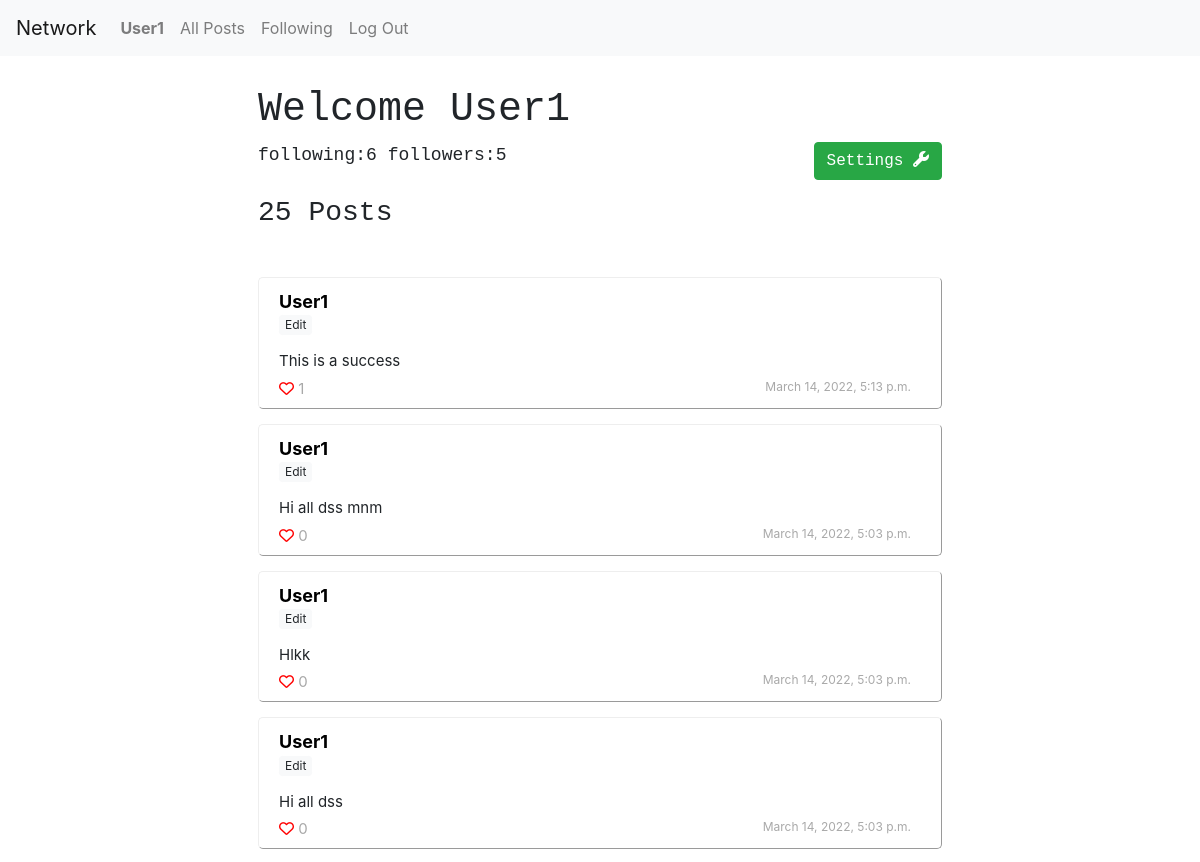
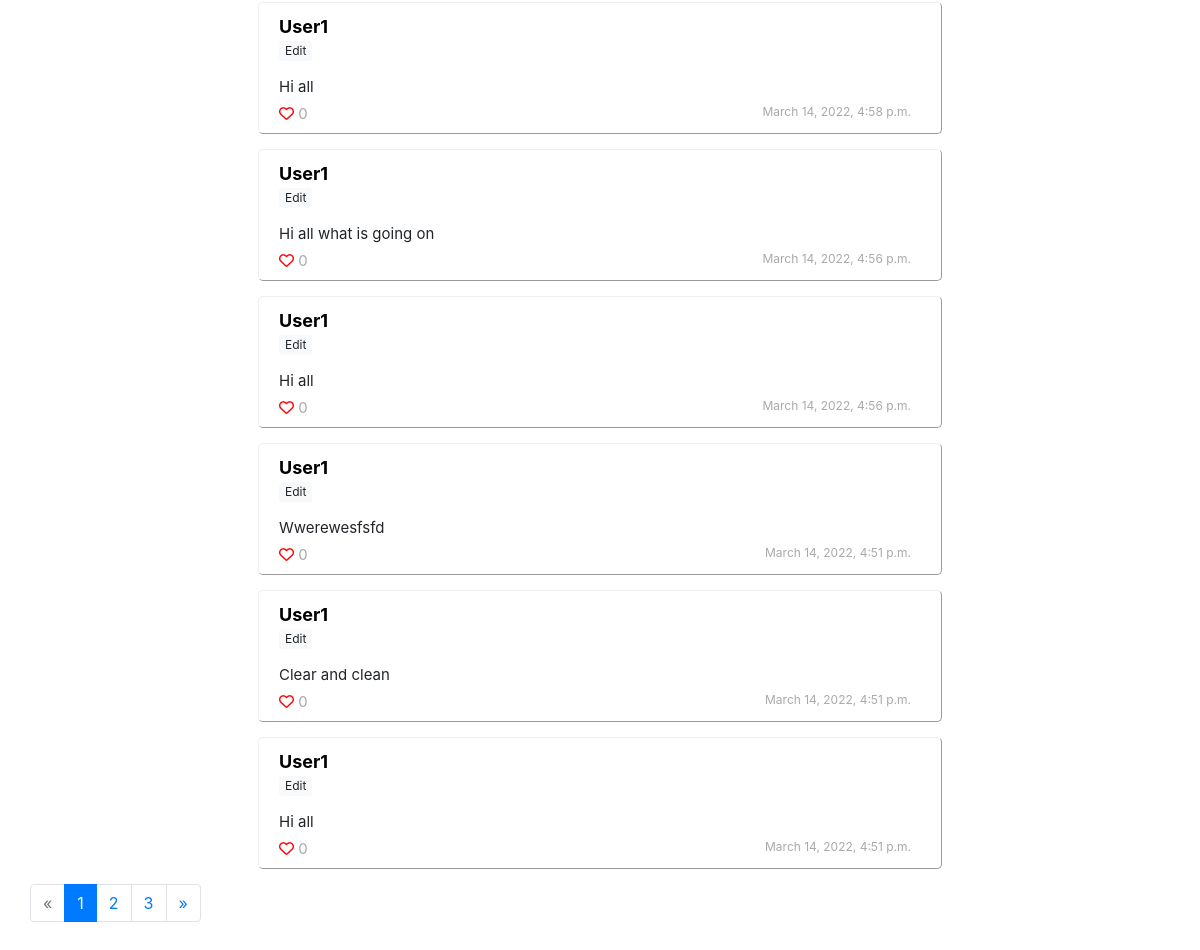
/profile (signed in), run on an earlier commit of the app's database (2 pictures, top to bottom).
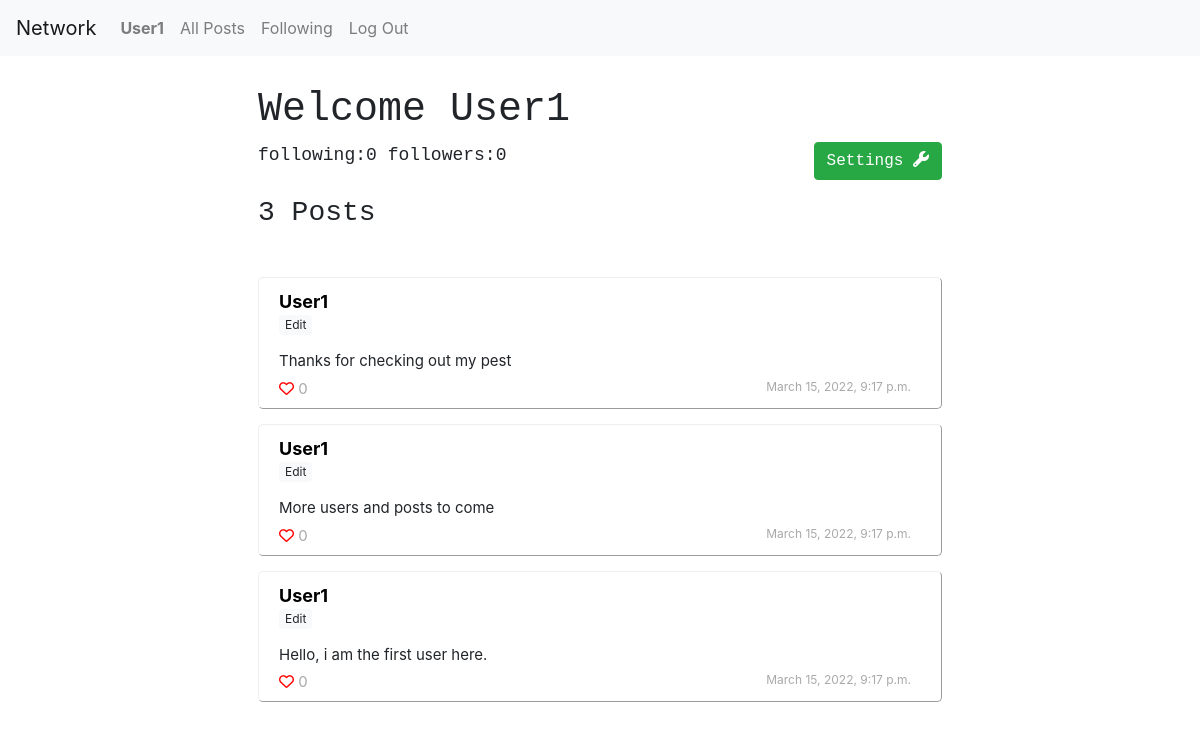
And on a later commit of the database.
### network/models.py (models this page shows, shortened)
class Posts(models.Model):
    content = models.CharField(max_length=200)
    poster = models.ForeignKey(User, on_delete=models.CASCADE, related_name="posts")
    likes = models.IntegerField(default=0)
    date = models.DateTimeField(default=timezone.now())
    likers = models.ManyToManyField(User, blank=True, related_name="posts_liked")
    def __str__(self):
        return f" \n Post: {self.content} by {self.poster} \n  {self.likers.all().count()} likes"

class User(AbstractUser, models.Model):
    followings = models.ManyToManyField('self', related_name="followers", symmetrical=False)
    def __str__(self):
        return f"{self.username} Posts { self.posts.all().count()} follows: {self.followings.all().count()} followers:{self.followers.all().count()} "

### network/views.py (the view)
# urls.py: path("profile", views.profile, name="profile"),
def profile(request):
    user = request.user
    posts = user.posts.all().order_by("-id")
    posts_count = posts.count()
    num_following = user.followings.all().count()
    num_followers = user.followers.all().count()
    current_page = request.GET.get('page', 1)
    page = paginate(posts, current_page)
    return render(request, "network/profile.html", {
        "posts": page,
        "user": user,
        "num_followers": num_followers,
        "num_following": num_following,
        "posts_count": posts_count
        })

### network/templatetags/load_functions.py (called while the page is built)
@register.filter
def likers(postid):
	post = Posts.objects.filter(id=postid)[0]
	return post.likers.all()

### network/views.py (called while the page is built)
def paginate(posts, current_page):
    paginator = Paginator(posts, 10)
    try:
        page = paginator.page(current_page)
    except PageNotAnInteger:
        page = paginator.page(1)
    except EmptyPage:
        page = paginator.page(paginator.num_pages)
    return page

### network/templates/network/profile.html (shortened to what this page needs)
{% extends "network/layout.html" %}
{% block body %}
{% load load_functions %}
     {% if user.is_authenticated %}
     <div class="followboard">
        <h1> Welcome {{user.username.capitalize}}</h1>
         <a> following:{{ num_following }} </a>
         <a> followers:{{ num_followers }}</a> <a class="btn btn-success"style="color: white; float: right;"> Settings <i class="fa-solid fa-wrench"></i></a>
         <br><br>
         <h3> {{ posts_count}} Posts</h3>
     </div>
    <div class="postcontainer">
        <br>
        {% for post in posts %}
        <div class="posts  {%if post.poster.id == user.id%} mypost{% endif %}" >
            <div class="posthead">
                <div class="poster">
                    <a class="postername {%if post.poster.id == user.id%} me{% endif %}" href="{% url 'user' post.poster.username %}"> {{post.poster.username.capitalize}}</a>
                    <div class="edit">
                        {% if post.poster.id == user.id %}
                        <button class="editlink btn btn-light btn-sm btn-sml" style="font-size: 12px; padding: 0px 5px;"> Edit </button>
                        {% endif %}
                        </div>
                </div><div class="postcontent" data-postid="{{post.id}}">
                    <a> {{post.content.capitalize}}</a>
                </div>
            </div>
            <div class="postbody">
                <div class="like">
                    <span class="likebutton" data-userid="{{user.id}}" data-postid={{post.id}}>
                        {% if user in post.id|likers %}
                        <i class="fa-solid fa-heart"></i>
                        {% else %}
                        <i class="far fa-heart"></i>
                        {% endif %}
                    </span><a class="postlikesnum" style="color: darkgrey"> {{post.likes}}</a>
                </div>
                <div class="date">
                    {{post.date}}
                </div>
            </div>
        </div>
        {% empty %}
        <h3> No Posts</h3>
        {% endfor %}
    </div>
    {% if posts.has_other_pages %}
    <ul class="pagination">
    {% if posts.has_previous %}
      <li class="page-item">
        <a class="page-link" href="?page={{posts.previous_page_number}}" aria-label="Previous">&laquo;</a>
    </li>
    {% else %}
      <li class="page-item disabled"><span class="page-link">&laquo;</span></li>
    {% endif %}
    {% for i in posts.paginator.page_range %}
      {% if posts.number == i %}
        <li class="page-item active"><span class="page-link">{{ i }} <span class="sr-only">(current)</span></span></li>
      {% else %}
        <li class="page-item"><a class="page-link" href="?page={{ i }}">{{ i }}</a></li>
      {% endif %}
    {% endfor %}
    {% if posts.has_next %}
      <li class="page-item"><a class="page-link" href="?page={{ posts.next_page_number }}">&raquo;</a></li>
    {% else %}
      <li class="page-item disabled"><span class="page-link">&raquo;</span></li>
    {% endif %}
    </ul>
    {% endif %}
      {% endif %} -->
{% endblock %}

What changed in the data, as far as the page shows it:
removed Posts: poster.username "User1", content "This is a success", likes "1", date "March 14, 2022, 5:13 p.m."
removed Posts: poster.username "User1", content "Hi all dss mnm", likes "0", date "March 14, 2022, 5:03 p.m."
removed Posts: poster.username "User1", content "Hlkk", likes "0", date "March 14, 2022, 5:03 p.m."
removed Posts: poster.username "User1", content "Hi all dss", likes "0", date "March 14, 2022, 5:03 p.m."
removed Posts: poster.username "User1", content "Hi all", likes "0", date "March 14, 2022, 4:58 p.m."
removed Posts: poster.username "User1", content "Hi all what is going on", likes "0", date "March 14, 2022, 4:56 p.m."
removed Posts: poster.username "User1", content "Hi all", likes "0", date "March 14, 2022, 4:56 p.m."
removed Posts: poster.username "User1", content "Wwerewesfsfd", likes "0", date "March 14, 2022, 4:51 p.m."
removed Posts: poster.username "User1", content "Clear and clean", likes "0", date "March 14, 2022, 4:51 p.m."
removed Posts: poster.username "User1", content "Hi all", likes "0", date "March 14, 2022, 4:51 p.m."
now on this page (row edited): Posts: poster.username "User1", content "Thanks for checking out my pest", likes "0", date "March 15, 2022, 9:17 p.m."
now on this page (row edited): Posts: poster.username "User1", content "More users and posts to come", likes "0", date "March 15, 2022, 9:17 p.m."
now on this page (row edited): Posts: poster.username "User1", content "Hello, i am the first user here.", likes "0", date "March 15, 2022, 9:17 p.m."
Also different on the page:
{{ num_following }}: "6" → "0"
{{ num_followers }}: "5" → "0"
{{ posts_count }}: "25" → "3"
list line gone: "1"
list line gone: "2"
list line gone: "3"
